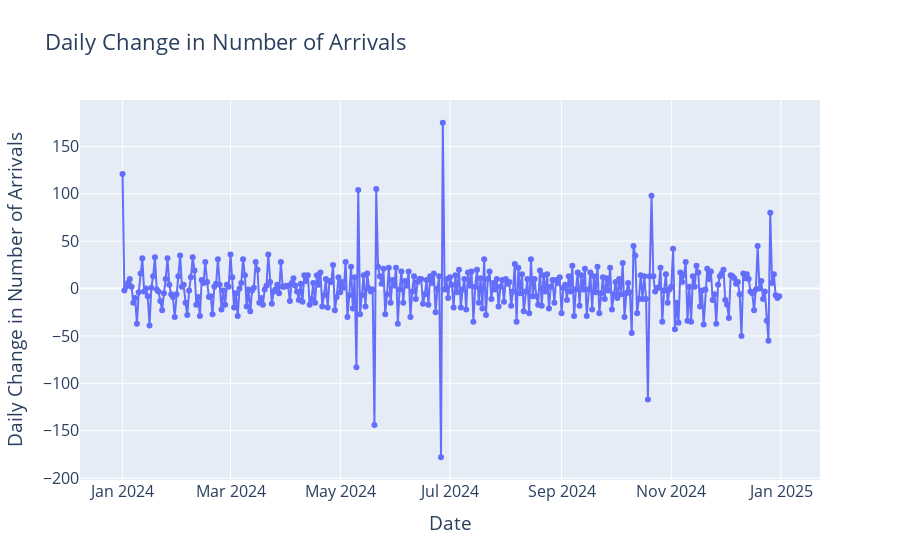

Notebook source saved alongside this figure:
### Markdown cell above
# Simple Exponential Smoothing

### Code cell
df['arrivals_change']=df['arrivals'].diff()

# Create interactive plot
fig = px.line(df, x=df.index, y="arrivals_change", markers=True, 
              title="Daily Change in Number of Arrivals")

# Update layout
fig.update_layout(
    xaxis_title="Date",
    yaxis_title="Daily Change in Number of Arrivals",
    font=dict(size=16),
    showlegend=True
)

fig.show()

### Figure 1 — Plotly figure (JSON) as saved in the notebook; plotly's stock layout.template omitted (floating-point values rounded to 4 significant figures; data arrays with more than 128 entries replaced by an {"elided": "..."} marker saying what was removed)
{"data": [{"hovertemplate": "timestamp=%{x}<br>arrivals_change=%{y}<extra></extra>", "legendgroup": "", "line": {"color": "#636efa", "dash": "solid"}, "marker": {"symbol": "circle"}, "mode": "lines+markers", "name": "", "orientation": "v", "showlegend": false, "type": "scatter", "x": {"elided": "367 str values"}, "xaxis": "x", "y": {"elided": "367 float values"}, "yaxis": "y"}], "layout": {"font": {"size": 16}, "legend": {"tracegroupgap": 0}, "showlegend": true, "title": {"text": "Daily Change in Number of Arrivals"}, "xaxis": {"anchor": "y", "domain": [0, 1], "title": {"text": "Date"}}, "yaxis": {"anchor": "x", "domain": [0, 1], "title": {"text": "Daily Change in Number of Arrivals"}}}}
